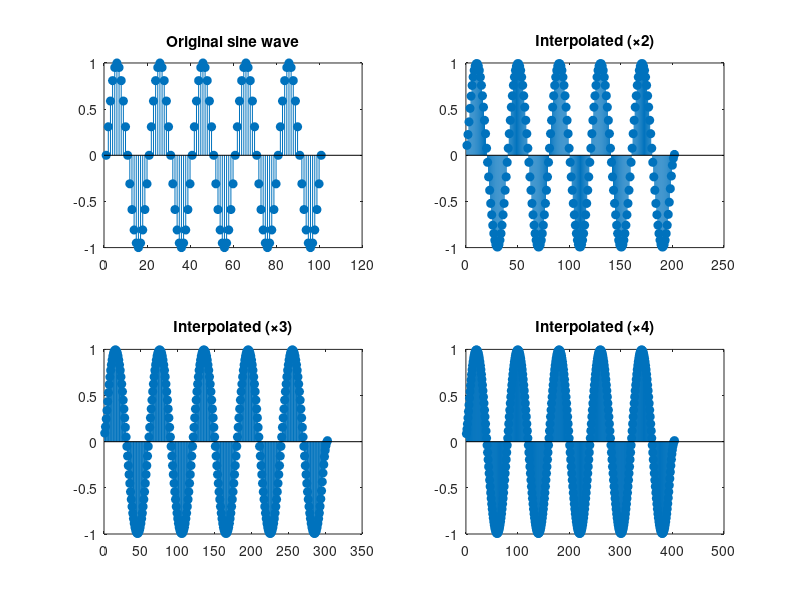

MATLAB code to generate this figure: (Note: this script raises an error after producing the figure.)
clc;
clear;
close all;

fs = 1000;
t = 0:1/fs:0.1;
f = 50;
x = sin(2*pi*f*t);

% ==== Signal interpolation ====
p1 = interp(x, 2);
p2 = interp(x, 3);
p3 = interp(x, 4);

figure(1); % Figure for signals
subplot(2,2,1);
stem(x, 'filled');
title("Original sine wave");

subplot(2,2,2);
stem(p1, 'filled');
title("Interpolated (×2)");

subplot(2,2,3);
stem(p2, 'filled');
title("Interpolated (×3)");

subplot(2,2,4);
stem(p3, 'filled');
title("Interpolated (×4)");

% ==== Image interpolation ====
i = imread('deer.png');
j = rgb2gray(i);

k1 = imresize(j, [size(j,1)*2, size(j,2)*3], 'bicubic');
k2 = imresize(j, [size(j,1)*2, size(j,2)*3], 'nearest');
k3 = imresize(j, [size(j,1)*3, size(j,2)*2], 'bicubic');
k4 = imresize(j, 2, 'nearest');
k5 = imresize(j, 2, 'bilinear');

figure(2); % Figure for images
subplot(2,3,1);
imshow(i);
title("Original RGB Image");

subplot(2,3,2);
imshow(j);
title("Grayscale Image");

subplot(2,3,3);
imshow(k1);
title("Resized (2×3) Bicubic");

subplot(2,3,4);
imshow(k2);
title("Resized (2×3) Nearest");

subplot(2,3,5);
imshow(k3);
title("Resized (3×2) Bicubic");

subplot(2,3,6); 
imshow(k4);
title("Resized (×2) Nearest");
